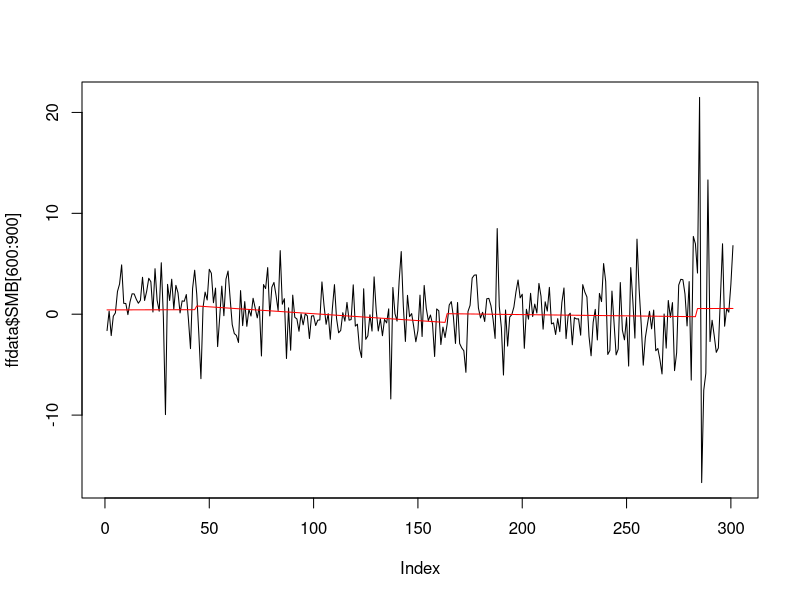
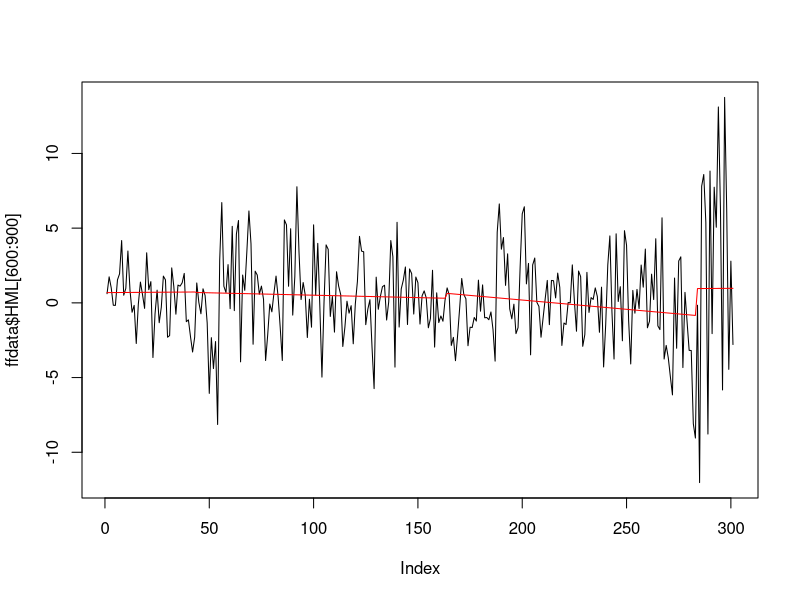

Here is the R script that generated these plots, in order:
#Windows
Dropbox = "C:\\users/Jake/Dropbox"
#Mac/Unix
Dropbox = "~/Dropbox"
path= "/Booth/Winter 2014/Investments/DFA Case/"

setwd(paste(Dropbox, path, sep=""))

ffdata = read.csv("FFData.csv")
ffdata$n80s = (ffdata$Date > 198000 & ffdata$Date < 199000)
ffdata$n90s = (ffdata$Date > 199000 & ffdata$Date < 200000)
ffdata$post80s = (ffdata$Date > 198000)
ffdata$post90s = (ffdata$Date > 199000)
ffdata$index = 1:942
summary(ffdata)

reg1 = lm(SMB ~ index * (n80s + n90s), data=ffdata)
reg2 = lm(SMB ~ index * post80s, data=ffdata)
reg3 = lm(HML ~ index * (n80s + n90s), data=ffdata)
reg4 = lm(HML ~ index * post90s, data=ffdata)


mean(ffdata$SMB[600:900])
plot(ffdata$SMB[600:900], type="l")
#abline(mean(ffdata$SMB[600:900]),0, col="red")
lines(predict(reg1)[600:900], col = "red")

mean(ffdata$HML[600:900])
plot(ffdata$HML[600:900], type="l")
#abline(mean(ffdata$SMB[600:900]),0, col="red")
lines(predict(reg3)[600:900], col = "red")

summary(reg1)
summary(reg2)
summary(reg3)
summary(reg4)

